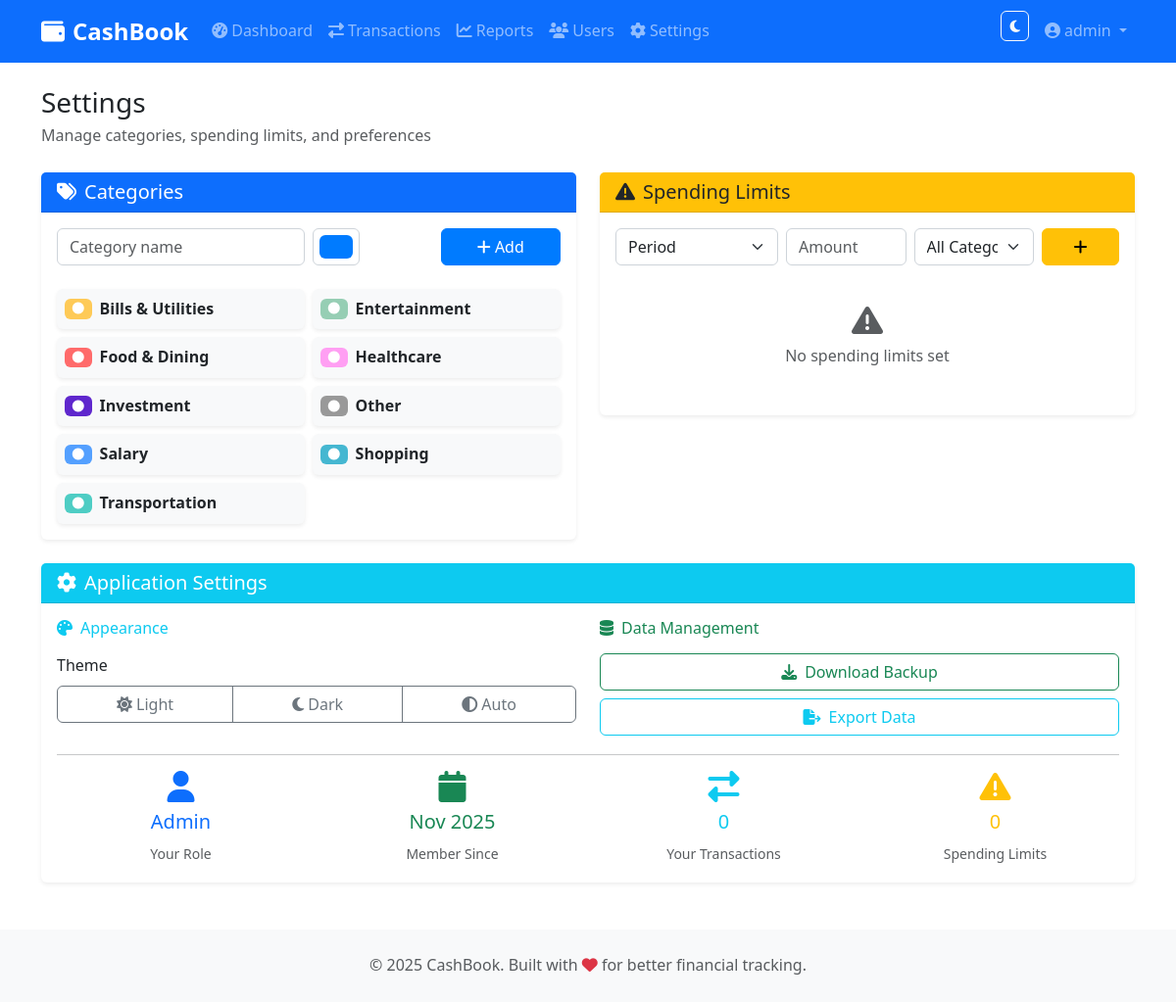
The app's page /settings (signed in) with its own data.
### app/models.py (models this page shows)
class User(UserMixin, db.Model):
    __tablename__ = 'users'
    id = db.Column(db.Integer, primary_key=True)
    username = db.Column(db.String(80), unique=True, nullable=False)
    email = db.Column(db.String(120), unique=True, nullable=False)
    password_hash = db.Column(db.String(256), nullable=False)  # Hashed password, never store plain text
    first_name = db.Column(db.String(50))
    last_name = db.Column(db.String(50))
    phone = db.Column(db.String(20))
    _is_active = db.Column('is_active', db.Boolean, default=True)
    created_at = db.Column(db.DateTime, default=datetime.utcnow)
    updated_at = db.Column(db.DateTime, default=datetime.utcnow, onupdate=datetime.utcnow)
    role_id = db.Column(db.Integer, db.ForeignKey('roles.id'), nullable=False)
    transactions = db.relationship('Transaction', backref='user', lazy=True, cascade='all, delete-orphan')
    spending_limits = db.relationship('SpendingLimit', backref='user', lazy=True, cascade='all, delete-orphan')
    @property
    def is_active(self):
        return self._is_active
    @is_active.setter
    def is_active(self, value):
        self._is_active = value
    def get_full_name(self):
        if self.first_name and self.last_name:
            return f"{self.first_name} {self.last_name}"
        return self.username
    def has_permission(self, permission):
        role_permissions = {
            'Admin': ['create', 'read', 'update', 'delete', 'manage_users', 'reports', 'backup'],
            'Manager': ['create', 'read', 'update', 'delete', 'reports'],
            'Viewer': ['read', 'reports']
        }
        return permission in role_permissions.get(self.role.name, [])

class Category(db.Model):
    __tablename__ = 'categories'
    id = db.Column(db.Integer, primary_key=True)
    name = db.Column(db.String(100), nullable=False)
    description = db.Column(db.Text)
    color = db.Column(db.String(7), default='#007bff')  # Hex color code for UI
    is_system = db.Column(db.Boolean, default=False)  # System categories cannot be deleted
    created_at = db.Column(db.DateTime, default=datetime.utcnow)
    transactions = db.relationship('Transaction', backref='category', lazy=True)

class Role(db.Model):
    __tablename__ = 'roles'
    id = db.Column(db.Integer, primary_key=True)  # Primary key
    name = db.Column(db.String(50), unique=True, nullable=False)  # Role name
    description = db.Column(db.Text)  # Role description
    created_at = db.Column(db.DateTime, default=datetime.utcnow)  # Timestamp
    users = db.relationship('User', backref='role', lazy=True)

### app/routes.py (the view)
@main.route('/settings')
@login_required
def settings():
    categories = Category.query.order_by(Category.name).all()
    spending_limits = SpendingLimit.query.filter_by(user_id=current_user.id).all()
    return render_template('settings.html', categories=categories, spending_limits=spending_limits)

### app/__init__.py (called while the page is built)
@login_manager.user_loader
def load_user(user_id):
    from app.models import User
    return User.query.get(int(user_id))

### app/routes.py (called while the page is built)
@main.context_processor
def utility_processor():
    return dict(
        format_currency=format_currency,
        len=len,
        str=str,
        int=int,
        enumerate=enumerate
    )

### app/templates/settings.html (shortened to what this page needs)
{% extends "base.html" %}
{% block content %}
<div class="d-flex justify-content-between align-items-center mb-4">
    <div>
        <h1 class="h3 mb-1">Settings</h1>
        <p class="text-muted mb-0">Manage categories, spending limits, and preferences</p>
    </div>
</div>
<div class="row">
    <div class="col-lg-6 mb-4">
        <div class="card border-0 shadow-sm">
            <div class="card-header bg-primary text-white">
                <h5 class="mb-0">
                    <i class="fas fa-tags me-2"></i>Categories
                </h5>
            </div>
            <div class="card-body">
                {% if current_user.has_permission('create') %}
                <form method="POST" action="{{ url_for('main.add_category') }}" class="mb-4">
                    <div class="row g-2">
                        <div class="col-md-6">
                            <input type="text" name="name" class="form-control" placeholder="Category name" required>
                        </div>
                        <div class="col-md-3">
                            <input type="color" name="color" class="form-control form-control-color" value="#007bff" title="Choose color">
                        </div>
                        <div class="col-md-3">
                            <button type="submit" class="btn btn-primary w-100">
                                <i class="fas fa-plus"></i> Add
                            </button>
                        </div>
                    </div>
                </form>
                {% endif %}
                <div class="row g-2">
                    {% for category in categories %}
                    <div class="col-md-6">
                        <div class="card bg-light">
                            <div class="card-body p-2">
                                <div class="d-flex justify-content-between align-items-center">
                                    <div class="d-flex align-items-center">
                                        <span class="badge me-2" style="background-color: {{ category.color }};">
                                            <i class="fas fa-circle"></i>
                                        </span>
                                        <span class="fw-bold">{{ category.name }}</span>
                                    </div>
                                </div>
                            </div>
                        </div>
                    </div>
                    {% endfor %}
                </div>
            </div>
        </div>
    </div>
    <div class="col-lg-6 mb-4">
        <div class="card border-0 shadow-sm">
            <div class="card-header bg-warning text-dark">
                <h5 class="mb-0">
                    <i class="fas fa-exclamation-triangle me-2"></i>Spending Limits
                </h5>
            </div>
            <div class="card-body">
                <form method="POST" action="{{ url_for('main.add_spending_limit') }}" class="mb-4">
                    <div class="row g-2">
                        <div class="col-md-4">
                            <select name="type" class="form-select" required>
                                <option value="">Period</option>
                            </select>
                        </div>
                        <div class="col-md-3">
                            <input type="number" name="amount" class="form-control" placeholder="Amount" step="0.01" min="0" required>
                        </div>
                        <div class="col-md-3">
                            <select name="category_id" class="form-select">
                                <option value="0">All Categories</option>
                            </select>
                        </div>
                        <div class="col-md-2">
                            <button type="submit" class="btn btn-warning w-100">
                                <i class="fas fa-plus"></i>
                            </button>
                        </div>
                    </div>
                </form>
                {% if not spending_limits %}
                <div class="text-center text-muted py-3">
                    <i class="fas fa-exclamation-triangle fa-2x mb-2"></i>
                    <p>No spending limits set</p>
                </div>
                {% endif %}
            </div>
        </div>
    </div>
</div>
<div class="card border-0 shadow-sm">
    <div class="card-header bg-info text-white">
        <h5 class="mb-0">
            <i class="fas fa-cog me-2"></i>Application Settings
        </h5>
    </div>
    <div class="card-body">
        <div class="row">
            <div class="col-md-6">
                <h6 class="text-info mb-3">
                    <i class="fas fa-palette me-2"></i>Appearance
                </h6>
                <div class="mb-3">
                    <label class="form-label">Theme</label>
                    <div class="btn-group w-100" role="group">
                        <button type="button" class="btn btn-outline-secondary" onclick="setTheme('light')">
                            <i class="fas fa-sun me-1"></i>Light
                        </button>
                        <button type="button" class="btn btn-outline-secondary" onclick="setTheme('dark')">
                            <i class="fas fa-moon me-1"></i>Dark
                        </button>
                        <button type="button" class="btn btn-outline-secondary active" onclick="setTheme('auto')">
                            <i class="fas fa-adjust me-1"></i>Auto
                        </button>
                    </div>
                </div>
            </div>
            <div class="col-md-6">
                <h6 class="text-success mb-3">
                    <i class="fas fa-database me-2"></i>Data Management
                </h6>
                <div class="d-grid gap-2">
                    {% if current_user.has_permission('backup') %}
                    <a href="{{ url_for('main.backup') }}" class="btn btn-outline-success">
                        <i class="fas fa-download me-2"></i>Download Backup
                    </a>
                    {% endif %}
                    <button class="btn btn-outline-info" onclick="exportData()">
                        <i class="fas fa-file-export me-2"></i>Export Data
                    </button>
                </div>
            </div>
        </div>
        <hr>
        <div class="row text-center">
            <div class="col-md-3">
                <div class="text-primary">
                    <i class="fas fa-user fa-2x mb-2"></i>
                    <h5>{{ current_user.role.name }}</h5>
                    <small class="text-muted">Your Role</small>
                </div>
            </div>
            <div class="col-md-3">
                <div class="text-success">
                    <i class="fas fa-calendar fa-2x mb-2"></i>
                    <h5>{{ current_user.created_at.strftime('%b %Y') }}</h5>
                    <small class="text-muted">Member Since</small>
                </div>
            </div>
            <div class="col-md-3">
                <div class="text-info">
                    <i class="fas fa-exchange-alt fa-2x mb-2"></i>
                    <h5>{{ current_user.transactions|length }}</h5>
                    <small class="text-muted">Your Transactions</small>
                </div>
            </div>
            <div class="col-md-3">
                <div class="text-warning">
                    <i class="fas fa-exclamation-triangle fa-2x mb-2"></i>
                    <h5>{{ current_user.spending_limits|length }}</h5>
                    <small class="text-muted">Spending Limits</small>
                </div>
            </div>
        </div>
    </div>
</div>
{% endblock %}

### app/templates/base.html (shortened to what this page needs)
<!DOCTYPE html>
<html lang="en" data-bs-theme="light">
<head>
    <link href="https://cdn.jsdelivr.net/npm/bootstrap@5.3.0/dist/css/bootstrap.min.css" rel="stylesheet">
    <link href="https://cdnjs.cloudflare.com/ajax/libs/font-awesome/6.4.0/css/all.min.css" rel="stylesheet">
    <link href="{{ url_for('static', filename='css/style.css') }}" rel="stylesheet">
</head>
<body>
    <nav class="navbar navbar-expand-lg navbar-dark bg-primary sticky-top">
        <div class="container">
            <a class="navbar-brand fw-bold" href="{{ url_for('main.index') }}">
                <i class="fas fa-wallet me-2"></i>CashBook
            </a>
            <div class="collapse navbar-collapse" id="navbarNav">
                {% if current_user.is_authenticated %}
                <ul class="navbar-nav me-auto">
                    <li class="nav-item">
                        <a class="nav-link" href="{{ url_for('main.dashboard') }}">
                            <i class="fas fa-tachometer-alt me-1"></i>Dashboard
                        </a>
                    </li>
                    {% if current_user.has_permission('read') %}
                    <li class="nav-item">
                        <a class="nav-link" href="{{ url_for('main.transactions') }}">
                            <i class="fas fa-exchange-alt me-1"></i>Transactions
                        </a>
                    </li>
                    {% endif %}
                    {% if current_user.has_permission('reports') %}
                    <li class="nav-item">
                        <a class="nav-link" href="{{ url_for('main.reports') }}">
                            <i class="fas fa-chart-line me-1"></i>Reports
                        </a>
                    </li>
                    {% endif %}
                    {% if current_user.has_permission('manage_users') %}
                    <li class="nav-item">
                        <a class="nav-link" href="{{ url_for('main.users') }}">
                            <i class="fas fa-users me-1"></i>Users
                        </a>
                    </li>
                    {% endif %}
                    <li class="nav-item">
                        <a class="nav-link" href="{{ url_for('main.settings') }}">
                            <i class="fas fa-cog me-1"></i>Settings
                        </a>
                    </li>
                </ul>
                <ul class="navbar-nav">
                    <li class="nav-item">
                        <button class="btn btn-outline-light btn-sm me-2" id="theme-toggle" title="Toggle Dark Mode">
                            <i class="fas fa-moon"></i>
                        </button>
                    </li>
                    <li class="nav-item dropdown">
                        <a class="nav-link dropdown-toggle" href="#" role="button" data-bs-toggle="dropdown">
                            <i class="fas fa-user-circle me-1"></i>{{ current_user.get_full_name() }}
                        </a>
                    </li>
                </ul>
                {% endif %}
            </div>
        </div>
    </nav>
    <main class="container my-4">
        {% block content %}{% endblock %}
    </main>
    <footer class="bg-light py-4 mt-5">
        <div class="container text-center">
            <p class="mb-0 text-muted">
                &copy; 2025 CashBook. Built with <i class="fas fa-heart text-danger"></i> for better financial tracking.
            </p>
        </div>
    </footer>
</body>
</html>

### app/static/css/style.css (style rules this page uses)
:root { --primary-color: #007bff; --secondary-color: #6c757d; --success-color: #198754; --danger-color: #dc3545; --warning-color: #ffc107; --info-color: #0dcaf0; --light-color: #f8f9fa; --dark-color: #212529; --border-radius: 0.375rem; --box-shadow: 0 0.125rem 0.25rem rgba(0, 0, 0, 0.075); --box-shadow-lg: 0 0.5rem 1rem rgba(0, 0, 0, 0.15); }
body { font-family: 'Segoe UI', Tahoma, Geneva, Verdana, sans-serif; line-height: 1.6; }
.navbar-brand { font-weight: 700; font-size: 1.5rem; }
.navbar-nav .nav-link { font-weight: 500; transition: color 0.15s ease-in-out; }
.card { border: none; border-radius: var(--border-radius); box-shadow: var(--box-shadow); transition: box-shadow 0.15s ease-in-out; }
.card-header { border-bottom: 1px solid rgba(0, 0, 0, 0.125); background-color: transparent; }
.btn { border-radius: var(--border-radius); font-weight: 500; transition: all 0.15s ease-in-out; }
.btn-primary { background-color: var(--primary-color); border-color: var(--primary-color); }
.form-control, .form-select { border-radius: var(--border-radius); border: 1px solid #ced4da; transition: border-color 0.15s ease-in-out, box-shadow 0.15s ease-in-out; }
.badge { font-weight: 500; border-radius: var(--border-radius); }

### records on screen
User: get_full_name "admin", created_at "Nov 2025"
Category: name "Bills & Utilities"
Category: name "Entertainment"
Category: name "Food & Dining"
Category: name "Healthcare"
Category: name "Investment"
Category: name "Other"
Category: name "Salary"
Category: name "Shopping"
Category: name "Transportation"
Role: role.name "Admin"

### other values on screen
{{ current_user.transactions|length }} "0"
{{ current_user.spending_limits|length }} "0"
